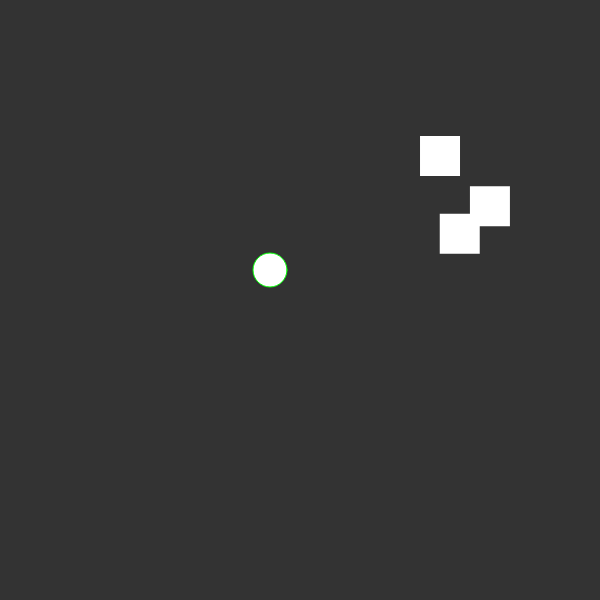
Frame 1 (no input)
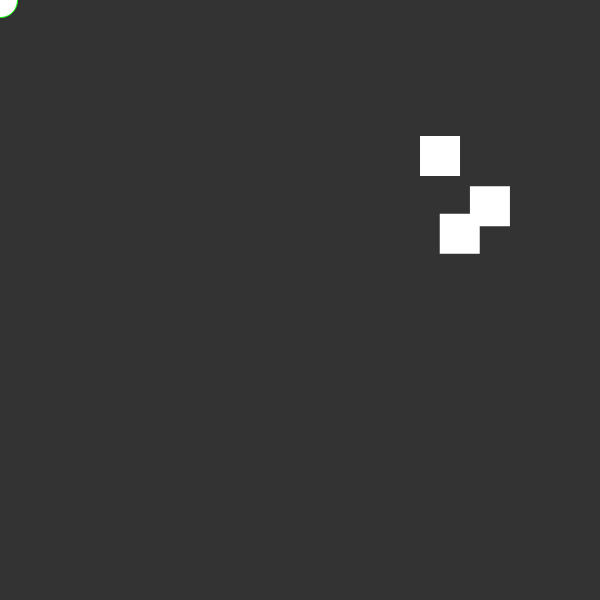
Frame 60 (no input)
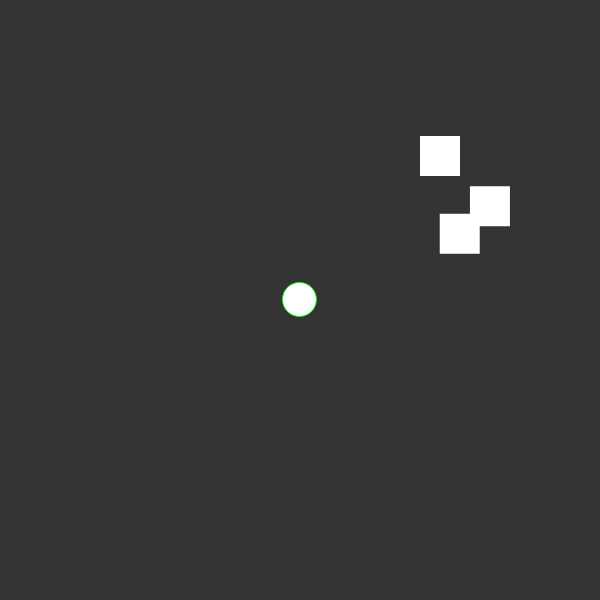
Frame 120 (the mouse pressed at the canvas centre since frame 60)

The p5.js sketch that drew these frames (run headless with seeded random() and noise() and a simulated clock; from frame 60 on, the mouse is pressed at the canvas centre):

// p5.js sketch
// ── sketch.js
var pj;
var scene = 0;
var boxes = [];
var col = 51;

function setup() {
  createCanvas(600,600);
  noCursor();
  pj = new Character();
  for (var i = 0; i < 3; i ++) {
    boxes[i] = new Box();
  }
  
}

function draw() {
 background(51);
 for (var i = 0; i < boxes.length; i++) {
   boxes[i].show();
 }
 pj.update();
 pj.show();
 check_hit();
}

function check_hit() {
  for (var i = 0; i < boxes.length; i ++) {
    var d = dist(pj.x,pj.y,boxes[i].x,boxes[i].y);
    if (d < pj.r + boxes[i].size) {
      boxes[i].change_scene(scene);
      boxes.splice(i,1);
    }
  }
}

function keyPressed() {
  if (keyCode === ENTER) {
    loop();
    scene += 1;
  }
}
// ── Boxes.js
function Box () {
  this.size = 20;
  this.x = random(this.size,width-this.size);
  this.y = random(this.size,height-this.size);
  
  this.show = function() {
    noStroke();
    fill(255);
    rect(this.x,this.y,this.size * 2,this.size * 2);
  }
  
  this.change_scene = function(scene) {
    if (scene == 0) {
      background(0);
      noLoop();
    } else if (scene == 1) {
      background(102);
      noLoop();
    } else {
      background(180);
      noLoop();
    }
  }
  
}
// ── Character.js
function Character() {
  this.r = 17;
  this.x = width/2;
  this.y = height/2;
  this.targetX = mouseX;
  this.targetY = mouseY;
  this.dx = 0;
  this.dy = 0;
  this.easing = 0.1;
  
  this.update = function() {
    this.targetX = mouseX;
    this.dx = this.targetX - this.x;
    this.x += this.dx * this.easing;
    
    this.targetY = mouseY;
    this.dy = this.targetY - this.y;
    this.y += this.dy * this.easing;
  }
  
  this.show = function() {
    stroke('rgb(0,255,0)');
    fill(255);
    ellipse(this.x,this.y,this.r * 2,this.r * 2)
  }
}
